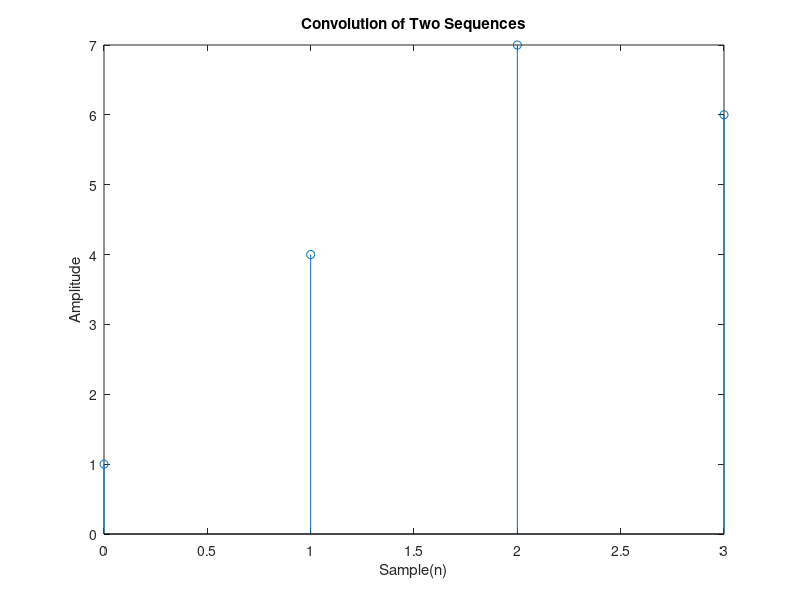

Write MATLAB code to recreate this figure.
x=[1 2 3];
y=[ 1 2];

output = conv(x,y);
n=0:(length(output)-1);
figure;

stem(n, output);
title("Convolution of Two Sequences");
xlabel("Sample(n)");
ylabel("Amplitude");
grid off;
